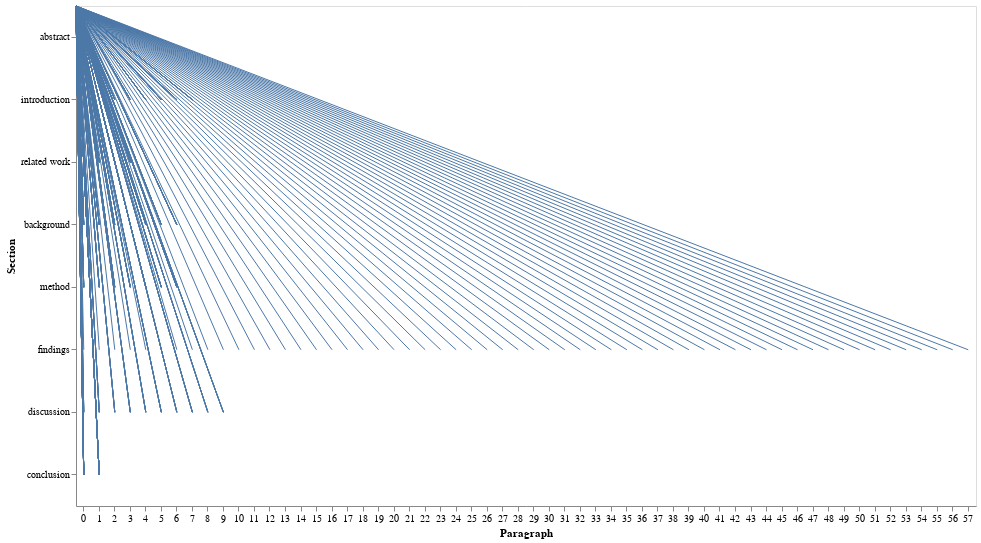

Notebook code for this chart:
### Markdown cell above
### Women in HCI India Paper
Keywords: gender, gender roles, sex

### Code cell
generate_beadplot('./output/women_computing_india-pursue computer science-pursue computer skill-quest_for computer science-follow computer science-go_after computer science-follow computer skill.csv',
                 "The Unexpected Entry and Exodus of Women in Computing and HCI in India",
                 14)

### Figure 1 — Vega-Lite specification as saved in the notebook (floating-point values rounded to 4 significant figures; data arrays with more than 128 entries replaced by an {"elided": "..."} marker saying what was removed)
{"config": {"view": {"continuousWidth": 400, "continuousHeight": 300}}, "data": {"name": "data-0e54cd9199fbac807d2477b5de4b248d"}, "mark": {"type": "rule", "stroke": "#4c78a8"}, "encoding": {"x": {"type": "nominal", "axis": {"labelAngle": 0}, "field": "Paragraph"}, "y": {"type": "nominal", "field": "Section", "sort": ["abstract", "introduction", "related work", "background", "method", "findings", "discussion", "conclusion"]}}, "height": 500, "width": 900, "$schema": "https://vega.github.io/schema/vega-lite/v4.8.1.json", "datasets": {"data-0e54cd9199fbac807d2477b5de4b248d": {"elided": "464 records"}}}
